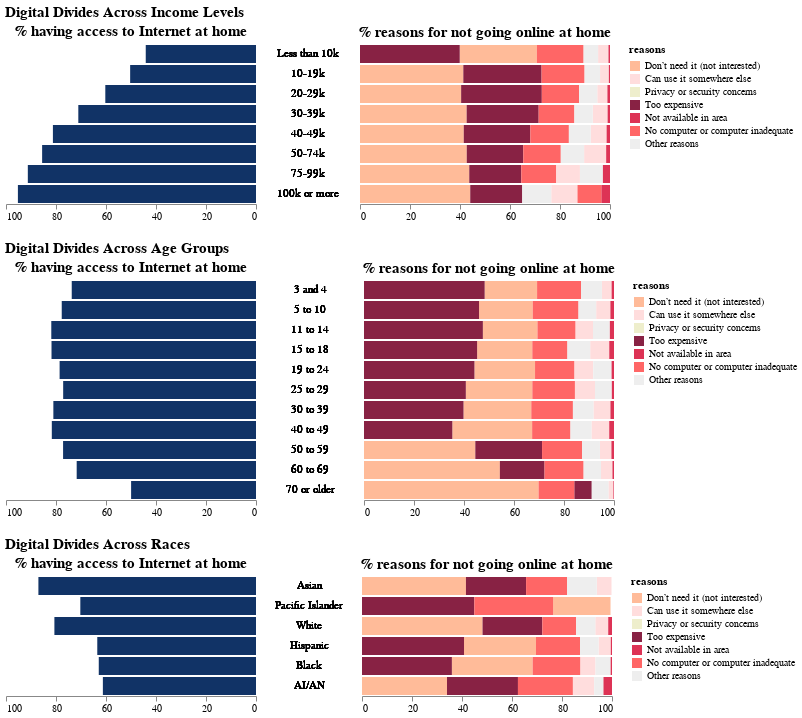

Write notebook code for a chart like this one.
### Markdown cell above
# Combined

### Code cell
income_charts = alt.concat(left1, middle1, right1, spacing=20, title="Digital Divides Across Income Levels")
age_charts = alt.concat(left2, middle2, right2, spacing=28, title="Digital Divides Across Age Groups")
race_charts = alt.concat(left3, middle3, right3, spacing=18, title="Digital Divides Across Races")
(income_charts & age_charts & race_charts).configure_legend(
    orient="right",
).resolve_scale(
    color="independent", 
    y="shared"
).configure_axis(
    grid=False
).configure_view(
    strokeOpacity=0
).configure_legend(
    orient="right"
).configure_title(
    fontSize=15,
# #     font="Courier",
# #     align="center",
# #     anchor="middle",
# #     color="gray"
)

### Figure 1 — Vega-Lite specification as saved in the notebook (floating-point values rounded to 4 significant figures; data arrays with more than 128 entries replaced by an {"elided": "..."} marker saying what was removed)
{"config": {"view": {"continuousWidth": 400, "continuousHeight": 300, "strokeOpacity": 0}, "axis": {"grid": false}, "legend": {"orient": "right"}, "title": {"fontSize": 15}}, "vconcat": [{"concat": [{"mark": "bar", "encoding": {"color": {"value": "#136"}, "opacity": {"condition": {"value": 1.0, "selection": "selector010"}, "value": 0.8}, "tooltip": {"type": "quantitative", "field": "value"}, "x": {"type": "quantitative", "field": "value", "scale": {"domain": [0, 100]}, "sort": "descending", "title": null}, "y": {"type": "nominal", "axis": null, "field": "income", "sort": {"field": "order", "order": "ascending"}, "title": null}}, "selection": {"select": {"type": "single", "fields": ["year"], "bind": {"input": "radio", "options": ["2010", "2015", "2017"], "name": "year: "}, "init": {"year": "2010"}}, "selector010": {"type": "single", "on": "mouseover", "nearest": true, "clear": "click"}}, "title": "% having access to Internet at home", "transform": [{"filter": {"selection": "select"}}, {"filter": "(datum.type === 'access')"}], "width": 250}, {"mark": "text", "encoding": {"text": {"type": "nominal", "field": "income"}, "y": {"type": "nominal", "axis": null, "field": "income", "sort": {"field": "order", "order": "ascending"}}}, "selection": {"select": {"type": "single", "fields": ["year"], "bind": {"input": "radio", "options": ["2010", "2015", "2017"], "name": "year: "}, "init": {"year": "2010"}}}, "transform": [{"filter": {"selection": "select"}}], "width": 20}, {"mark": "bar", "encoding": {"color": {"condition": {"type": "nominal", "field": "label", "scale": {"domain": ["Don’t need it (not interested)", "Can use it somewhere else", "Privacy or security concerns", "Too expensive", "Not available in area", "No computer or computer inadequate", "Other reasons"], "range": ["#fb9", "#fdd", "#eec", "#824", "#d35", "#f66", "#eee"]}, "sort": {"field": "value", "order": "ascending"}, "title": "reasons", "selection": "selector012"}, "value": "lightgrey"}, "opacity": {"condition": {"value": 1.0, "selection": "selector011"}, "value": 0.8}, "order": {"type": "quantitative", "field": "value", "sort": "descending"}, "tooltip": [{"type": "nominal", "field": "label"}, {"type": "quantitative", "field": "value"}], "x": {"type": "quantitative", "field": "value", "scale": {"domain": [0, 100]}, "title": null}, "y": {"type": "nominal", "axis": null, "field": "income", "sort": {"field": "order", "order": "ascending"}, "title": null}}, "selection": {"select": {"type": "single", "fields": ["year"], "bind": {"input": "radio", "options": ["2010", "2015", "2017"], "name": "year: "}, "init": {"year": "2010"}}, "selector011": {"type": "single", "on": "mouseover", "clear": "click"}, "selector012": {"type": "single", "fields": ["label"], "bind": "legend"}}, "title": "% reasons for not going online at home", "transform": [{"filter": {"selection": "select"}}, {"filter": "((datum.type === 'reasons') && (datum.reason !== 'Other reasons'))"}], "width": 250}], "data": {"name": "data-f8f48ded67babee65a015f9a0cf99a68"}, "spacing": 20, "title": "Digital Divides Across Income Levels"}, {"concat": [{"mark": "bar", "encoding": {"color": {"value": "#136"}, "opacity": {"condition": {"value": 1.0, "selection": "selector004"}, "value": 0.8}, "tooltip": {"type": "quantitative", "field": "value"}, "x": {"type": "quantitative", "field": "value", "scale": {"domain": [0, 100]}, "sort": "descending", "title": null}, "y": {"type": "nominal", "axis": null, "field": "age", "sort": {"field": "order", "order": "ascending"}, "title": null}}, "selection": {"select": {"type": "single", "fields": ["year"], "bind": {"input": "radio", "options": ["2010", "2015", "2017"], "name": "year: "}, "init": {"year": "2010"}}, "selector004": {"type": "single", "on": "mouseover", "nearest": true, "clear": "click"}}, "title": "% having access to Internet at home", "transform": [{"filter": {"selection": "select"}}, {"filter": "(datum.type === 'access')"}], "width": 250}, {"mark": "text", "encoding": {"text": {"type": "nominal", "field": "age"}, "y": {"type": "nominal", "axis": null, "field": "age", "sort": {"field": "order", "order": "ascending"}}}, "selection": {"select": {"type": "single", "fields": ["year"], "bind": {"input": "radio", "options": ["2010", "2015", "2017"], "name": "year: "}, "init": {"year": "2010"}}}, "transform": [{"filter": {"selection": "select"}}], "width": 20}, {"mark": "bar", "encoding": {"color": {"condition": {"type": "nominal", "field": "label", "scale": {"domain": ["Don’t need it (not interested)", "Can use it somewhere else", "Privacy or security concerns", "Too expensive", "Not available in area", "No computer or computer inadequate", "Other reasons"], "range": ["#fb9", "#fdd", "#eec", "#824", "#d35", "#f66", "#eee"]}, "sort": {"field": "value", "order": "ascending"}, "title": "reasons", "selection": "selector006"}, "value": "lightgrey"}, "opacity": {"condition": {"value": 1.0, "selection": "selector005"}, "value": 0.8}, "order": {"type": "quantitative", "field": "value", "sort": "descending"}, "tooltip": [{"type": "nominal", "field": "label"}, {"type": "quantitative", "field": "value"}], "x": {"type": "quantitative", "field": "value", "scale": {"domain": [0, 100]}, "title": null}, "y": {"type": "nominal", "axis": null, "field": "age", "sort": {"field": "order", "order": "ascending"}, "title": null}}, "selection": {"select": {"type": "single", "fields": ["year"], "bind": {"input": "radio", "options": ["2010", "2015", "2017"], "name": "year: "}, "init": {"year": "2010"}}, "selector005": {"type": "single", "on": "mouseover", "clear": "click"}, "selector006": {"type": "single", "fields": ["label"], "bind": "legend"}}, "title": "% reasons for not going online at home", "transform": [{"filter": {"selection": "select"}}, {"filter": "(datum.type === 'reasons')"}], "width": 250}], "data": {"name": "data-3048a417e7059a4d4f18c5b8564f29e6"}, "spacing": 28, "title": "Digital Divides Across Age Groups"}, {"concat": [{"mark": "bar", "encoding": {"color": {"value": "#136"}, "opacity": {"condition": {"value": 1.0, "selection": "selector007"}, "value": 0.8}, "tooltip": {"type": "quantitative", "field": "value"}, "x": {"type": "quantitative", "field": "value", "scale": {"domain": [0, 100]}, "sort": "descending", "title": null}, "y": {"type": "nominal", "axis": null, "field": "race", "sort": {"field": "order", "order": "ascending"}, "title": null}}, "selection": {"select": {"type": "single", "fields": ["year"], "bind": {"input": "radio", "options": ["2010", "2015", "2017"], "name": "year: "}, "init": {"year": "2010"}}, "selector007": {"type": "single", "on": "mouseover", "nearest": true, "clear": "click"}}, "title": "% having access to Internet at home", "transform": [{"filter": {"selection": "select"}}, {"filter": "(datum.type === 'access')"}], "width": 250}, {"mark": "text", "encoding": {"text": {"type": "nominal", "field": "race"}, "y": {"type": "nominal", "axis": null, "field": "race", "sort": {"field": "order", "order": "ascending"}}}, "selection": {"select": {"type": "single", "fields": ["year"], "bind": {"input": "radio", "options": ["2010", "2015", "2017"], "name": "year: "}, "init": {"year": "2010"}}}, "transform": [{"filter": {"selection": "select"}}], "width": 20}, {"mark": "bar", "encoding": {"color": {"condition": {"type": "nominal", "field": "label", "scale": {"domain": ["Don’t need it (not interested)", "Can use it somewhere else", "Privacy or security concerns", "Too expensive", "Not available in area", "No computer or computer inadequate", "Other reasons"], "range": ["#fb9", "#fdd", "#eec", "#824", "#d35", "#f66", "#eee"]}, "sort": {"field": "value", "order": "ascending"}, "title": "reasons", "selection": "selector009"}, "value": "lightgrey"}, "opacity": {"condition": {"value": 1.0, "selection": "selector008"}, "value": 0.8}, "order": {"type": "quantitative", "field": "value", "sort": "descending"}, "tooltip": [{"type": "nominal", "field": "label"}, {"type": "quantitative", "field": "value"}], "x": {"type": "quantitative", "field": "value", "scale": {"domain": [0, 100]}, "title": null}, "y": {"type": "nominal", "axis": null, "field": "race", "sort": {"field": "order", "order": "ascending"}, "title": null}}, "selection": {"select": {"type": "single", "fields": ["year"], "bind": {"input": "radio", "options": ["2010", "2015", "2017"], "name": "year: "}, "init": {"year": "2010"}}, "selector008": {"type": "single", "on": "mouseover", "clear": "click"}, "selector009": {"type": "single", "fields": ["label"], "bind": "legend"}}, "title": "% reasons for not going online at home", "transform": [{"filter": {"selection": "select"}}, {"filter": "((datum.type === 'reasons') && (datum.reason !== 'Other reasons'))"}], "width": 250}], "data": {"name": "data-7ab472664dd51d26b80f69e4707e8d40"}, "spacing": 18, "title": "Digital Divides Across Races"}], "resolve": {"scale": {"color": "independent", "y": "shared"}}, "$schema": "https://vega.github.io/schema/vega-lite/v4.0.2.json", "datasets": {"data-f8f48ded67babee65a015f9a0cf99a68": {"elided": "232 records"}, "data-3048a417e7059a4d4f18c5b8564f29e6": {"elided": "253 records"}, "data-7ab472664dd51d26b80f69e4707e8d40": {"elided": "138 records"}}}
